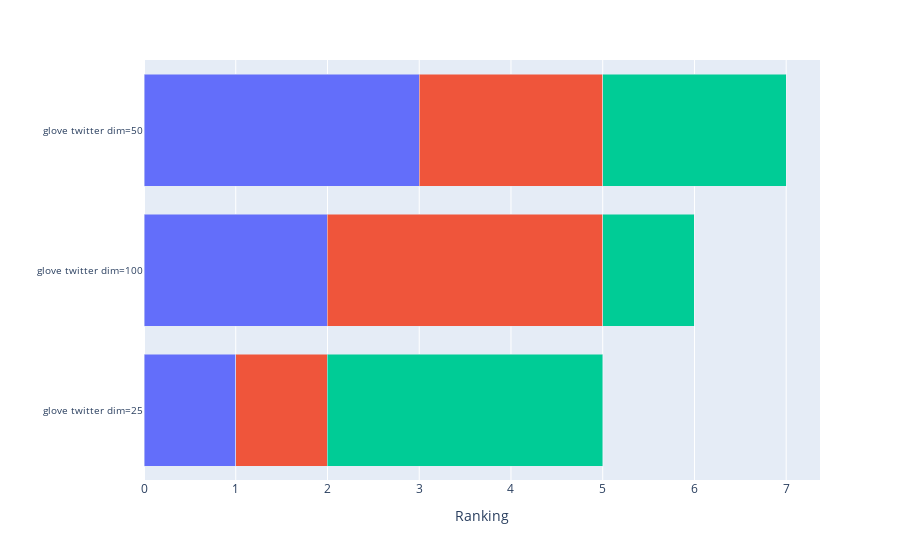

This figure's notebook cell:
### Markdown cell above
It is possible to graph the rankings in barplots using the `plot_ranking` function.
The generated figure shows the accumulated rankings for each embedding model. Each bar represents the sum of the rankings obtained by each embedding. Each color within a bar represents a different criterion-metric ranking.

### Code cell
from wefe.utils import plot_ranking

fig = plot_ranking(gender_ranking)
fig.show()

### Figure 1 — Plotly figure (JSON) as saved in the notebook; plotly's stock layout.template omitted (floating-point values rounded to 4 significant figures)
{"data": [{"alignmentgroup": "True", "hovertemplate": "Metric=WEAT: Gender Queries average of abs values score (1)<br>Ranking=%{x}<br>Embedding model=%{y}<extra></extra>", "legendgroup": "WEAT: Gender Queries average of abs values score (1)", "marker": {"color": "#636efa", "pattern": {"shape": ""}}, "name": "WEAT: Gender Queries average of abs values score (1)", "offsetgroup": "WEAT: Gender Queries average of abs values score (1)", "orientation": "h", "showlegend": true, "textposition": "auto", "type": "bar", "x": [1, 3, 2], "xaxis": "x", "y": ["glove twitter dim=25", "glove twitter dim=50", "glove twitter dim=100"], "yaxis": "y"}, {"alignmentgroup": "True", "hovertemplate": "Metric=WEAT: Gender Queries average of abs values score (2)<br>Ranking=%{x}<br>Embedding model=%{y}<extra></extra>", "legendgroup": "WEAT: Gender Queries average of abs values score (2)", "marker": {"color": "#EF553B", "pattern": {"shape": ""}}, "name": "WEAT: Gender Queries average of abs values score (2)", "offsetgroup": "WEAT: Gender Queries average of abs values score (2)", "orientation": "h", "showlegend": true, "textposition": "auto", "type": "bar", "x": [1, 2, 3], "xaxis": "x", "y": ["glove twitter dim=25", "glove twitter dim=50", "glove twitter dim=100"], "yaxis": "y"}, {"alignmentgroup": "True", "hovertemplate": "Metric=RNSB: Gender Queries average of abs values score<br>Ranking=%{x}<br>Embedding model=%{y}<extra></extra>", "legendgroup": "RNSB: Gender Queries average of abs values score", "marker": {"color": "#00cc96", "pattern": {"shape": ""}}, "name": "RNSB: Gender Queries average of abs values score", "offsetgroup": "RNSB: Gender Queries average of abs values score", "orientation": "h", "showlegend": true, "textposition": "auto", "type": "bar", "x": [3, 2, 1], "xaxis": "x", "y": ["glove twitter dim=25", "glove twitter dim=50", "glove twitter dim=100"], "yaxis": "y"}], "layout": {"autosize": true, "barmode": "stack", "legend": {"title": {"text": "Metric"}, "tracegroupgap": 0}, "margin": {"t": 60}, "showlegend": false, "xaxis": {"anchor": "y", "autorange": true, "domain": [0, 1], "range": [0, 7.368], "title": {"text": "Ranking"}, "type": "linear"}, "yaxis": {"anchor": "x", "autorange": true, "categoryorder": "total ascending", "domain": [0, 1], "range": [-0.5, 2.5], "tickfont": {"size": 10}, "title": {"text": ""}, "type": "category"}}}
